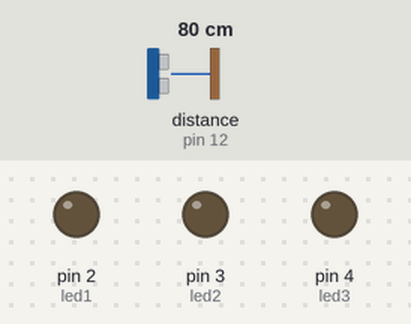
Bench run of a sketch on a simulated Arduino Uno, built with avr-gcc and run on an emulated ATmega328P. Shown: output pins drawn as LEDs (lit = HIGH). Wiring (inferred from the names in the program): ultrasonic range finder: trigger pin 11; echo pin 12. The test bench sets the inputs (shaded band); at power-on: distance to the obstacle (sensor on pin 12) 80 cm. The echo pulse lasts 58.3 µs per cm; pins used as bus, display or sensor lines are not drawn; what the sketch prints to the serial monitor is not drawn.

Above: at 1.2 s.
1.3 s: distance to the obstacle (sensor on pin 12) set to 72 cm
At 2.0 s:
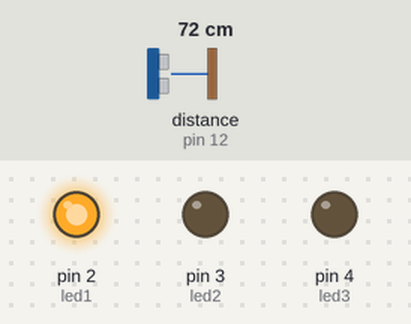
2.8 s: distance to the obstacle (sensor on pin 12) set to 56 cm
4.3 s: distance to the obstacle (sensor on pin 12) set to 47 cm
At 5.5 s:
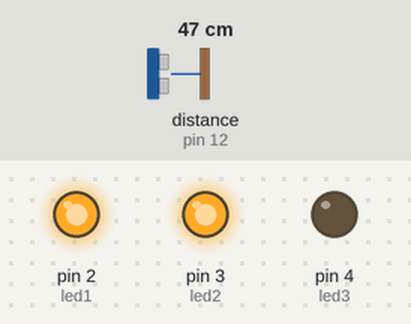
5.8 s: distance to the obstacle (sensor on pin 12) set to 13 cm
7.3 s: distance to the obstacle (sensor on pin 12) set to 10 cm
At 7.7 s:
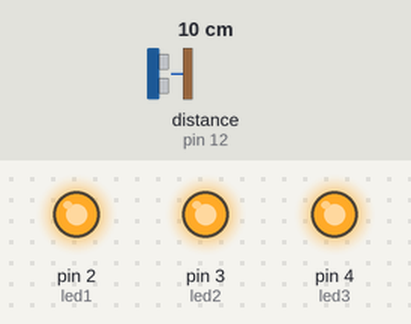
8.8 s: distance to the obstacle (sensor on pin 12) set to 18 cm
At 10.1 s:
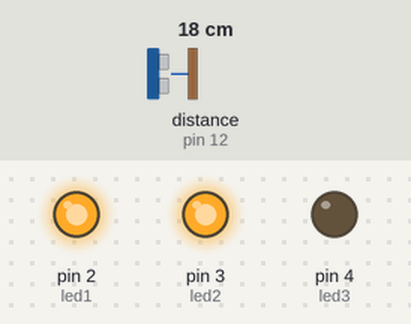
Timing chart, 0 to 11.3 s (numbered marks = the images above; inputs shaded):
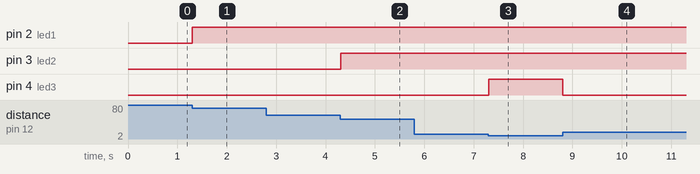

The sketch:

Potensio.ino
```cpp
int trig= 11; // membuat varibel trig yang di set ke-pin 3
int echo= 12; // membuat variabel echo yang di set ke-pin 2
int led1= 2;
int led2= 3;
int led3= 4;
long durasi, jarak; // membuat variabel durasi dan jarak
void setup() {
pinMode(trig, OUTPUT); // set pin trig menjadi OUTPUT
pinMode(echo, INPUT); // set pin echo menjadi INPUT
pinMode(led1, OUTPUT);
pinMode(led2, OUTPUT);
pinMode(led3, OUTPUT);
Serial.begin(9600); // digunakan untuk komunikasi Serial dengan komputer
}
void loop() {
// program dibawah ini agar trigger memancarakan suara ultrasonic
digitalWrite(trig, LOW);
delayMicroseconds(8);
digitalWrite(trig, HIGH);
delayMicroseconds(8);
digitalWrite(trig, LOW);
delayMicroseconds(8);
durasi= pulseIn(echo, HIGH); // menerima suara ultrasonic
jarak= (durasi/2) / 29.1; // mengubah durasi menjadi jarak (cm)
Serial.println(jarak); // menampilkan jarak pada Serial Monitor
 if (jarak > 75) {
    digitalWrite(led1, LOW);
    digitalWrite(led2, LOW);
    digitalWrite(led3, LOW);
 }
 if ((jarak > 51) && (jarak <=75)) {
    digitalWrite(led1, HIGH);
    digitalWrite(led2, LOW);
    digitalWrite(led3, LOW);
 }
  if ((jarak > 11) && (jarak <=50)) {
    digitalWrite(led1, HIGH);
    digitalWrite(led2, HIGH);
    digitalWrite(led3, LOW);
 }
  if ((jarak > 0) && (jarak <=10)) {
    digitalWrite(led1, HIGH);
    digitalWrite(led2, HIGH);
    digitalWrite(led3, HIGH);
 }
}
```

Measured:
- the behaviour switches between 77 and 76 cm on distance to the obstacle (sensor on pin 12) (found by bisection; images 0 and 1)
- the behaviour switches between 52 and 51 cm on distance to the obstacle (sensor on pin 12) (found by bisection; images 1 and 2)
- the behaviour switches between 12 and 11 cm on distance to the obstacle (sensor on pin 12) (found by bisection; images 2 and 3)
- after the input at 1.3 s, pin 2 (led1): LOW → HIGH at once
- after the input at 4.3 s, pin 3 (led2): LOW → HIGH at once
- after the input at 7.3 s, pin 4 (led3): LOW → HIGH at once
- after the input at 8.8 s, pin 4 (led3): HIGH → LOW at once
